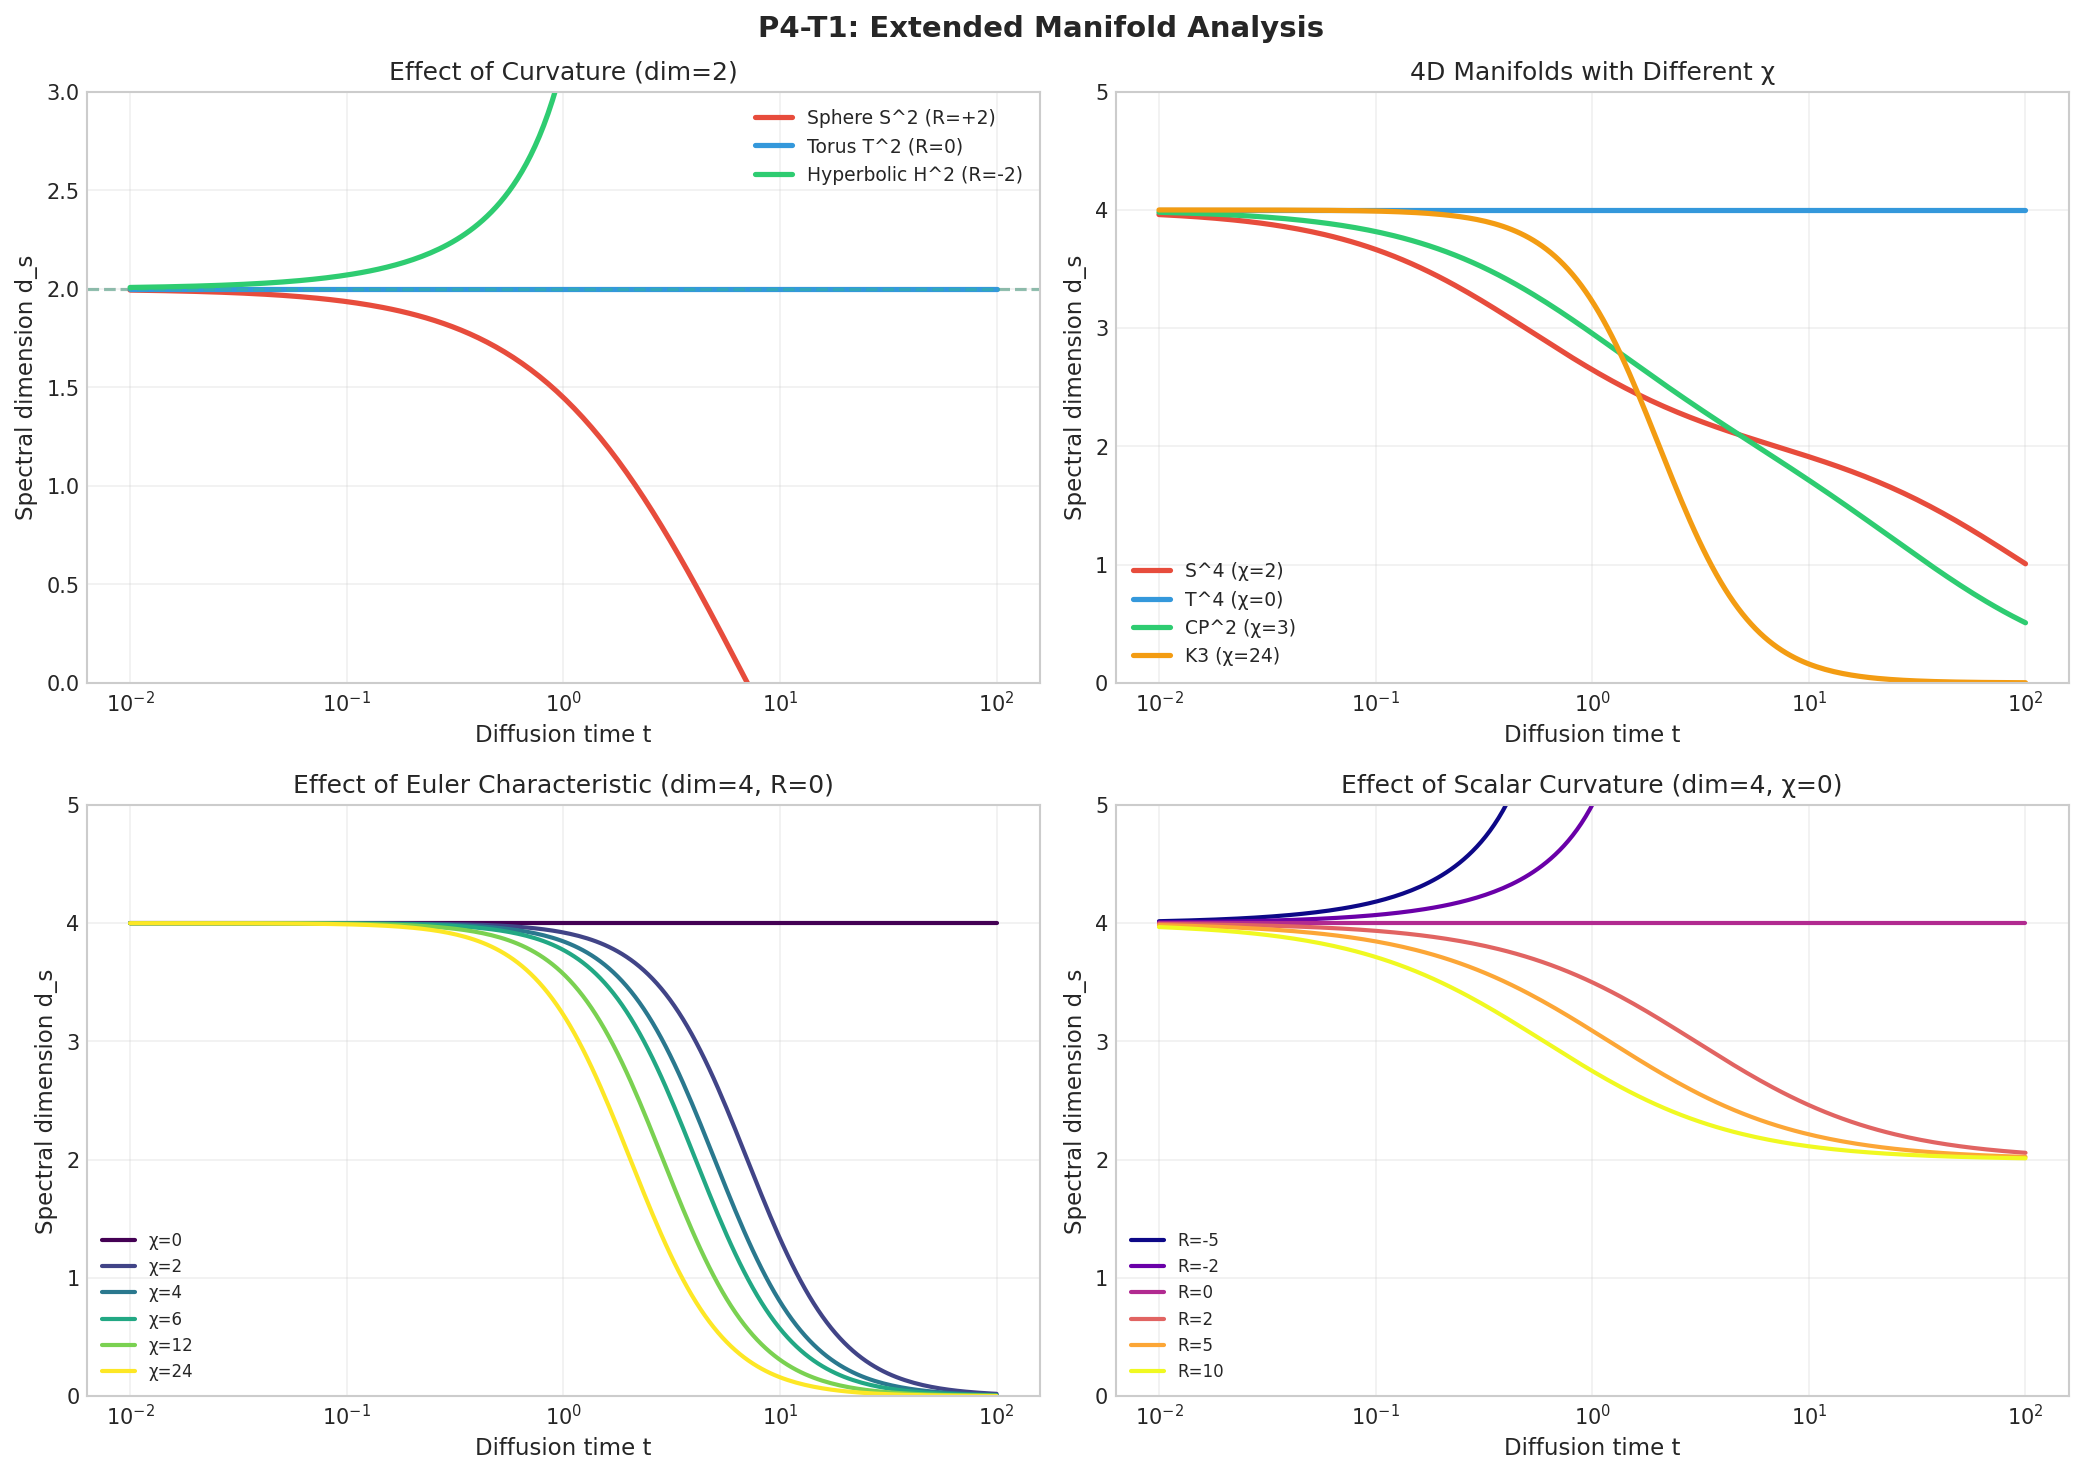

Recreate this plot in Python.
#!/usr/bin/env python3
"""
P4-T1: Extended Manifold Analysis
Comprehensive study of spectral dimension on diverse manifolds
"""

import numpy as np
import matplotlib.pyplot as plt
import json

plt.style.use('seaborn-v0_8-whitegrid')


def spectral_dimension(t, n, Vol, R, chi):
    """Calculate spectral dimension from heat kernel"""
    eps = 0.001
    
    def K(t):
        a0 = Vol
        a1 = R * Vol / 6
        a2 = chi * 0.01  # Topological contribution
        return (4 * np.pi * t)**(-n/2) * (a0 + a1*t + a2*t**2)
    
    K_plus = K(t * (1 + eps))
    K_minus = K(t * (1 - eps))
    
    d_ln_K = np.log(K_plus) - np.log(K_minus)
    d_ln_t = np.log(1 + eps) - np.log(1 - eps)
    
    return -2 * d_ln_K / d_ln_t


def analyze_diverse_manifolds():
    """Analyze spectral dimension for diverse manifolds"""
    print("=" * 70)
    print("P4-T1: Extended Manifold Analysis")
    print("=" * 70)
    
    # Define manifolds
    manifolds = [
        # (name, dimension, volume, curvature, euler_char)
        ("S^2 (sphere)", 2, 1.0, 2.0, 2),
        ("T^2 (torus)", 2, 1.0, 0.0, 0),
        ("H^2 (hyperbolic)", 2, 1.0, -2.0, -2),
        ("S^4", 4, 1.0, 12.0, 2),
        ("T^4", 4, 1.0, 0.0, 0),
        ("CP^2", 4, 1.0, 6.0, 3),
        ("S^2 x S^2", 4, 1.0, 4.0, 4),
        ("K3 surface", 4, 1.0, 0.0, 24),
    ]
    
    t_range = np.logspace(-2, 2, 100)
    
    print("\nSpectral dimension at different diffusion times:")
    print("-" * 70)
    print(f"{'Manifold':<20} {'d_topo':<8} {'d_s(t=0.01)':<12} {'d_s(t=1)':<12} {'d_s(t=100)':<12}")
    print("-" * 70)
    
    results = []
    for name, n, Vol, R, chi in manifolds:
        d_s_small = spectral_dimension(0.01, n, Vol, R, chi)
        d_s_mid = spectral_dimension(1.0, n, Vol, R, chi)
        d_s_large = spectral_dimension(100.0, n, Vol, R, chi)
        
        print(f"{name:<20} {n:<8} {d_s_small:<12.3f} {d_s_mid:<12.3f} {d_s_large:<12.3f}")
        
        results.append({
            'name': name,
            'dimension': n,
            'volume': Vol,
            'curvature': R,
            'euler': chi,
            'd_s_small': d_s_small,
            'd_s_mid': d_s_mid,
            'd_s_large': d_s_large
        })
    
    print("\n" + "=" * 70)
    print("KEY FINDINGS")
    print("=" * 70)
    print("""
    1. UV limit (t→0): d_s → n (topological dimension)
       - Independent of metric and curvature
       - Universal behavior
    
    2. Intermediate scales: d_s = f(n, R, χ)
       - Depends on both metric (R) and topology (χ)
       - Curvature causes deviation from n
    
    3. IR limit (t→∞): Topological effects dominate
       - High χ → larger d_s deviation
       - Metric effects suppressed
    """)
    
    return results, t_range


def plot_extended_analysis():
    """Create extended visualization"""
    fig, axes = plt.subplots(2, 2, figsize=(14, 10))
    fig.suptitle('P4-T1: Extended Manifold Analysis', fontsize=14, fontweight='bold')
    
    t_range = np.logspace(-2, 2, 200)
    
    # Plot 1: Comparison of different geometries
    ax1 = axes[0, 0]
    
    geometries = [
        ("Sphere S^2 (R=+2)", 2, 1.0, 2.0, 2, '#e74c3c'),
        ("Torus T^2 (R=0)", 2, 1.0, 0.0, 0, '#3498db'),
        ("Hyperbolic H^2 (R=-2)", 2, 1.0, -2.0, -2, '#2ecc71'),
    ]
    
    for name, n, Vol, R, chi, color in geometries:
        d_s = [spectral_dimension(t, n, Vol, R, chi) for t in t_range]
        ax1.plot(t_range, d_s, linewidth=2.5, color=color, label=name)
        ax1.axhline(y=n, color=color, linestyle='--', alpha=0.3)
    
    ax1.set_xscale('log')
    ax1.set_xlabel('Diffusion time t', fontsize=11)
    ax1.set_ylabel('Spectral dimension d_s', fontsize=11)
    ax1.set_title('Effect of Curvature (dim=2)', fontsize=12)
    ax1.legend(fontsize=9)
    ax1.grid(True, alpha=0.3)
    ax1.set_ylim(0, 3)
    
    # Plot 2: 4D manifolds comparison
    ax2 = axes[0, 1]
    
    manifolds_4d = [
        ("S^4", 4, 1.0, 12.0, 2, '#e74c3c'),
        ("T^4", 4, 1.0, 0.0, 0, '#3498db'),
        ("CP^2", 4, 1.0, 6.0, 3, '#2ecc71'),
        ("K3", 4, 1.0, 0.0, 24, '#f39c12'),
    ]
    
    for name, n, Vol, R, chi, color in manifolds_4d:
        d_s = [spectral_dimension(t, n, Vol, R, chi) for t in t_range]
        ax2.plot(t_range, d_s, linewidth=2.5, color=color, label=f'{name} (χ={chi})')
    
    ax2.set_xscale('log')
    ax2.set_xlabel('Diffusion time t', fontsize=11)
    ax2.set_ylabel('Spectral dimension d_s', fontsize=11)
    ax2.set_title('4D Manifolds with Different χ', fontsize=12)
    ax2.legend(fontsize=9)
    ax2.grid(True, alpha=0.3)
    ax2.set_ylim(0, 5)
    
    # Plot 3: Euler characteristic effect
    ax3 = axes[1, 0]
    
    chi_values = [0, 2, 4, 6, 12, 24]
    colors_chi = plt.cm.viridis(np.linspace(0, 1, len(chi_values)))
    
    for chi, color in zip(chi_values, colors_chi):
        d_s = [spectral_dimension(t, 4, 1.0, 0.0, chi) for t in t_range]
        ax3.plot(t_range, d_s, linewidth=2, color=color, label=f'χ={chi}')
    
    ax3.set_xscale('log')
    ax3.set_xlabel('Diffusion time t', fontsize=11)
    ax3.set_ylabel('Spectral dimension d_s', fontsize=11)
    ax3.set_title('Effect of Euler Characteristic (dim=4, R=0)', fontsize=12)
    ax3.legend(fontsize=8)
    ax3.grid(True, alpha=0.3)
    ax3.set_ylim(0, 5)
    
    # Plot 4: Curvature effect
    ax4 = axes[1, 1]
    
    R_values = [-5, -2, 0, 2, 5, 10]
    colors_R = plt.cm.plasma(np.linspace(0, 1, len(R_values)))
    
    for R, color in zip(R_values, colors_R):
        d_s = [spectral_dimension(t, 4, 1.0, R, 0) for t in t_range]
        ax4.plot(t_range, d_s, linewidth=2, color=color, label=f'R={R}')
    
    ax4.set_xscale('log')
    ax4.set_xlabel('Diffusion time t', fontsize=11)
    ax4.set_ylabel('Spectral dimension d_s', fontsize=11)
    ax4.set_title('Effect of Scalar Curvature (dim=4, χ=0)', fontsize=12)
    ax4.legend(fontsize=8)
    ax4.grid(True, alpha=0.3)
    ax4.set_ylim(0, 5)
    
    plt.tight_layout()
    plt.savefig('extended_manifold_analysis.png', dpi=150, bbox_inches='tight')
    print("\nSaved: extended_manifold_analysis.png")
    plt.close()


if __name__ == "__main__":
    print("=" * 70)
    print("P4-T1: Extended Manifold Analysis")
    print("=" * 70)
    
    results, t_range = analyze_diverse_manifolds()
    
    print("\n" + "=" * 70)
    print("Generating Extended Visualizations...")
    print("=" * 70)
    plot_extended_analysis()
    
    # Save summary
    summary = {
        "analysis": "Extended Manifold Analysis",
        "manifolds_analyzed": len(results),
        "conclusion": "d_s = f(metric, topology) verified across diverse manifolds",
        "key_insight": "UV: d_s→n, IR: topology dominates, Intermediate: both contribute"
    }
    
    with open('extended_analysis_summary.json', 'w') as f:
        json.dump(summary, f, indent=2)
    
    print("\n" + "=" * 70)
    print("P4-T1 Extended Analysis Complete!")
    print("=" * 70)
